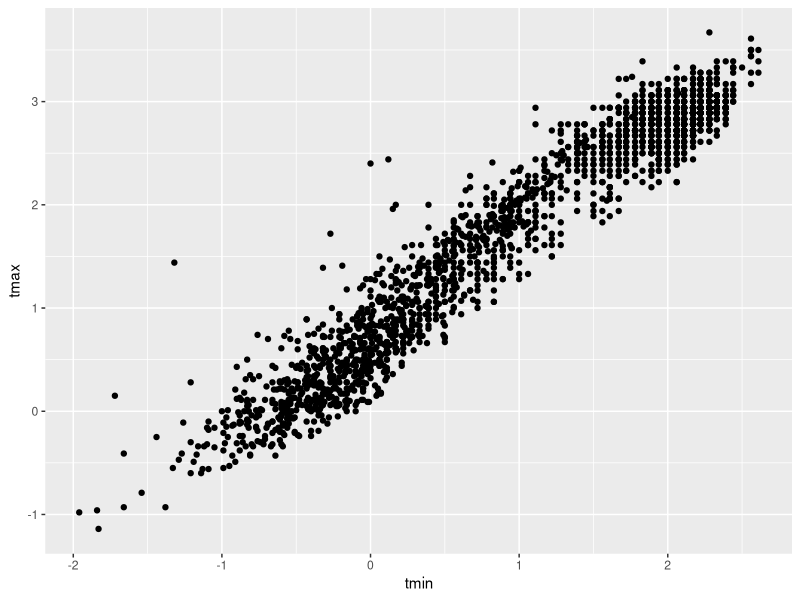
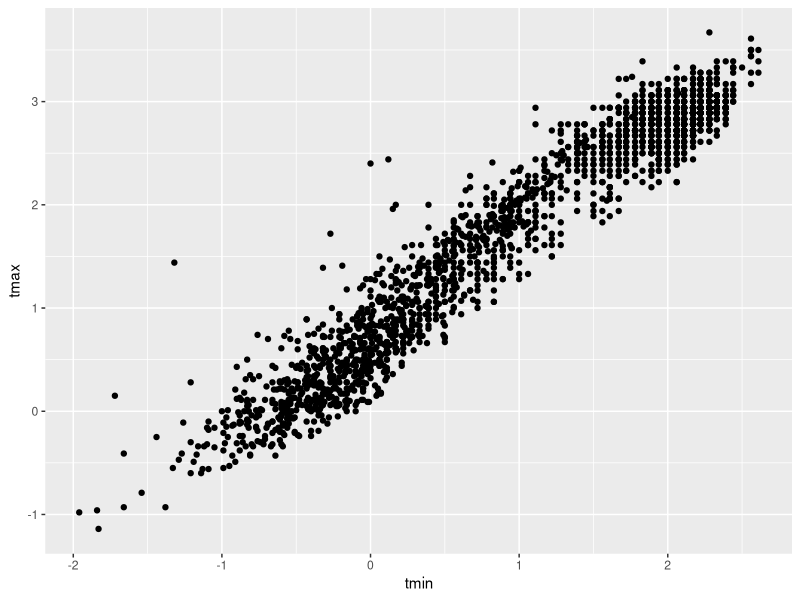
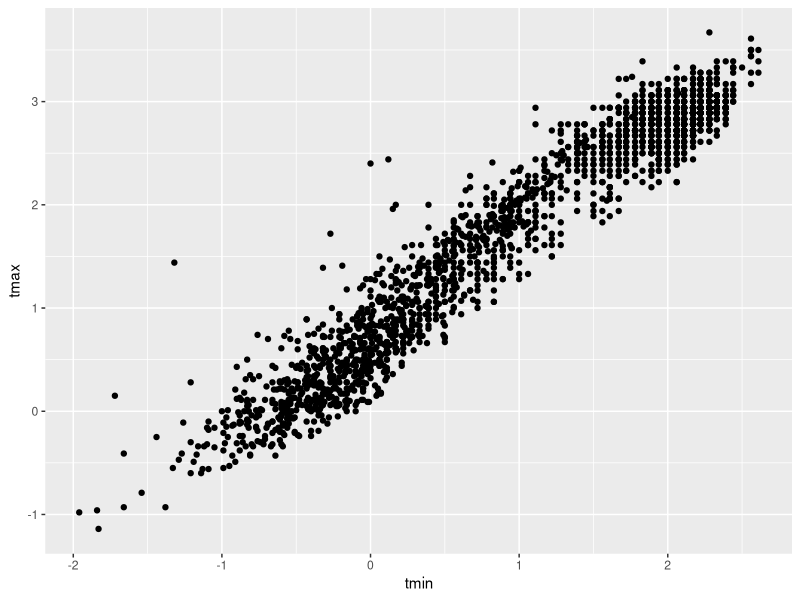

These charts were generated, in order, by the following R code:
## ---- chunk 1
library(tidyverse)
library(ggridges)
library(tidyverse)
library(patchwork)
#library(rnoaa)
#remotes::install_github("ropensci/rnoaa", force = TRUE)
## ---- chunk 2
weather_df = read_csv("weather_df.csv")
weather_df = 
  mutate( weather_df,
    name = case_match(
      id, 
      "USW00094728" ~ "CentralPark_NY", 
      "USW00022534" ~ "Molokai_HI",
      "USS0023B17S" ~ "Waterhole_WA"), # creat new name variables.
    tmin = tmin / 10,
    tmax = tmax / 10) |>
  select(name, id, everything())

## ---- chunk 3
ggplot(weather_df, aes(x = tmin, y = tmax)) +
  geom_point()

## ---- chunk 4
weather_df |> 
  ggplot(aes(x = tmin, y = tmax)) +
  geom_point()

## ---- chunk 5
ggp_weather_scatterplot = 
  weather_df |> 
  ggplot(aes(x = tmin, y = tmax)) +
  geom_point()

ggp_weather_scatterplot
